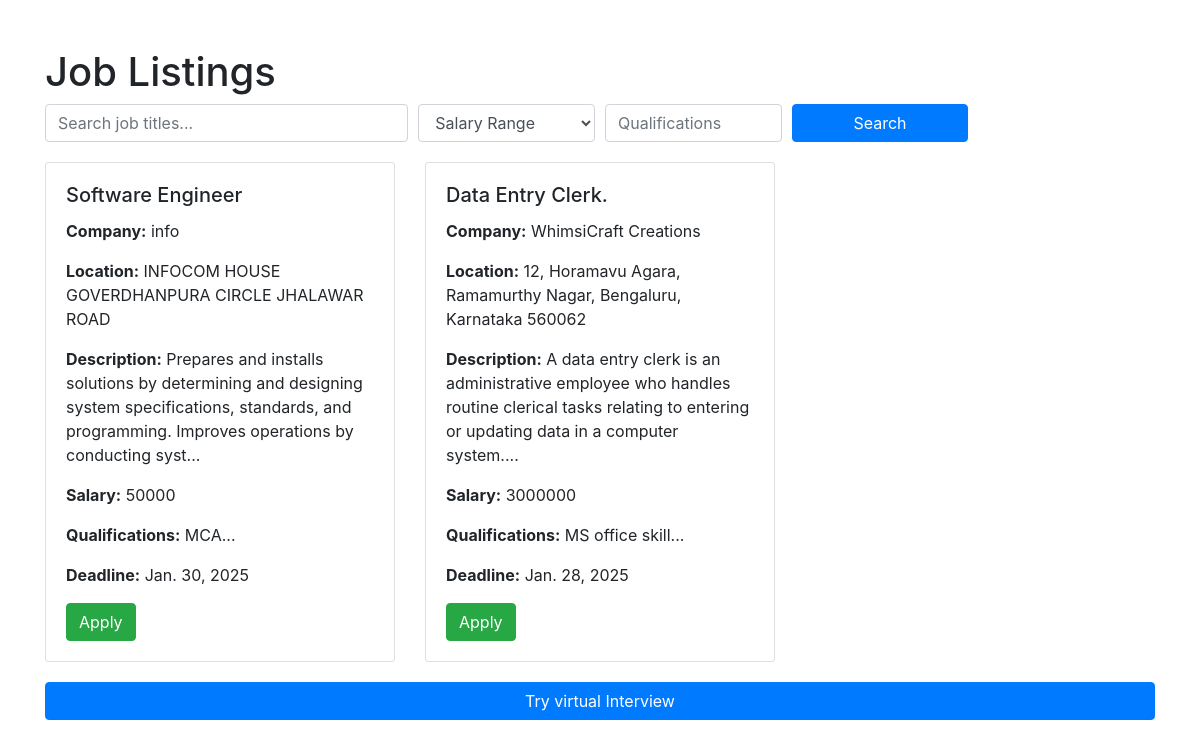
Screenshot of /job_list/ with the database file from the repository.
### resume_app/models.py (models this page shows)
class Addjob(models.Model):
    companyName=models.CharField(max_length=50)
    companyAddress=models.CharField(max_length=50)
    jobTitle=models.CharField(max_length=100)
    jobDescription=models.CharField(max_length=200)
    jobResponsibilities=models.CharField(max_length=500)
    jobQualifications=models.CharField(max_length=200)
    salaryRange=models.CharField(max_length=100)
    contactEmail=models.EmailField(max_length=20,unique=True)
    applicationDeadline = models.DateField(null=False)

### resume_app/views.py (the view)
# urls.py: path('job_list/', views.job_list, name='job_list'),
def job_list(request):
    search_query = request.GET.get('search', '')
    salary_range = request.GET.get('salary_range', '')
    qualification = request.GET.get('qualification', '')
    jobs = models.Addjob.objects.all()
    if search_query:
        jobs = jobs.filter(jobTitle__icontains=search_query)
    if salary_range:
        jobs = jobs.filter(salaryRange__icontains=salary_range)
    if qualification:
        jobs = jobs.filter(jobQualifications__icontains=qualification)
    return render(request, 'job_list.html', {'jobs': jobs})

### resume_app/templates/job_list.html (shortened to what this page needs)
<!DOCTYPE html>
<html lang="en">
<head>
    <link rel="stylesheet" href="https://stackpath.bootstrapcdn.com/bootstrap/4.5.0/css/bootstrap.min.css">
</head>
<body>
<div class="container">
    <h1 class="mt-5">Job Listings</h1>
    <div class="search-container">
        <form method="GET" action="{% url 'job_list' %}">
            <div class="form-row">
                <div class="col-md-4">
                    <input type="text" class="form-control" name="search" placeholder="Search job titles..." value="{{ request.GET.search }}">
                </div>
                <div class="col-md-2">
                    <select name="salary_range" class="form-control">
                        <option value="">Salary Range</option>
                    </select>
                </div>
                <div class="col-md-2">
                    <input type="text" name="qualification" class="form-control" placeholder="Qualifications" value="{{ request.GET.qualification }}">
                </div>
                <div class="col-md-2">
                    <button type="submit" class="btn btn-primary w-100">Search</button>
                </div>
            </div>
        </form>
    </div>
    <div class="row">
        {% for job in jobs %}
        <div class="col-md-4">
            <div class="card">
                <div class="card-body">
                    <h5 class="card-title">{{ job.jobTitle }}</h5>
                    <p class="card-text"><strong>Company:</strong> {{ job.companyName }}</p>
                    <p class="card-text"><strong>Location:</strong> {{ job.companyAddress }}</p>
                    <p class="card-text"><strong>Description:</strong> {{ job.jobDescription|slice:":150" }}...</p>
                    <p class="card-text"><strong>Salary:</strong> {{ job.salaryRange }}</p>
                    <p class="card-text"><strong>Qualifications:</strong> {{ job.jobQualifications|slice:":100" }}...</p>
                    <p class="card-text"><strong>Deadline:</strong> {{ job.applicationDeadline }}</p>
                    <a href="{% url 'apply' job.id %}" class="btn btn-success">Apply</a>
                </div>
            </div>
        </div>
        {% empty %}
        <p>No jobs available matching your criteria.</p>
        {% endfor %}
    </div>
    <a href="/generate/" class="btn btn-primary w-100">Try virtual Interview</a>
</div>
</body>
</html>

### resume_app/templates/job_list.html (style rules this page uses)
.card { margin-bottom: 20px; }
.search-container { margin-bottom: 20px; }

### rows the page displays
Addjob: jobTitle "Software Engineer", companyName "info", companyAddress "INFOCOM HOUSE GOVERDHANPURA CIRCLE JHALAWAR ROAD", jobDescription "Prepares and installs solutions by determining and designing system specifications, standards, and programming. Improves operations by conducting syst", salaryRange "50000", jobQualifications "MCA", applicationDeadline "Jan. 30, 2025"
Addjob: jobTitle "Data Entry Clerk.", companyName "WhimsiCraft Creations", companyAddress "12, Horamavu Agara, Ramamurthy Nagar, Bengaluru, Karnataka 560062", jobDescription "A data entry clerk is an administrative employee who handles routine clerical tasks relating to entering or updating data in a computer system.", salaryRange "3000000", jobQualifications "MS office skill", applicationDeadline "Jan. 28, 2025"
